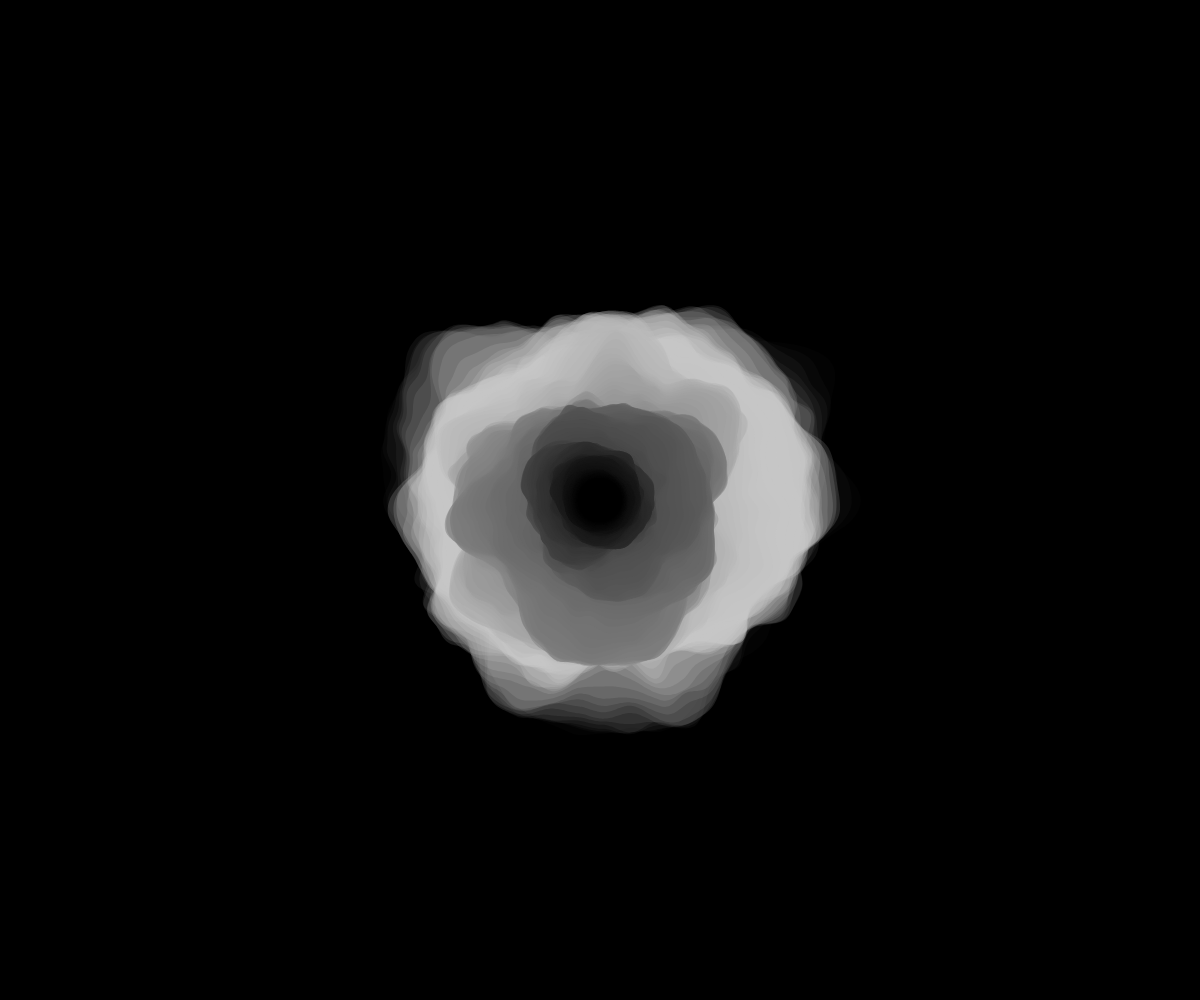
Frame 1 (no input)
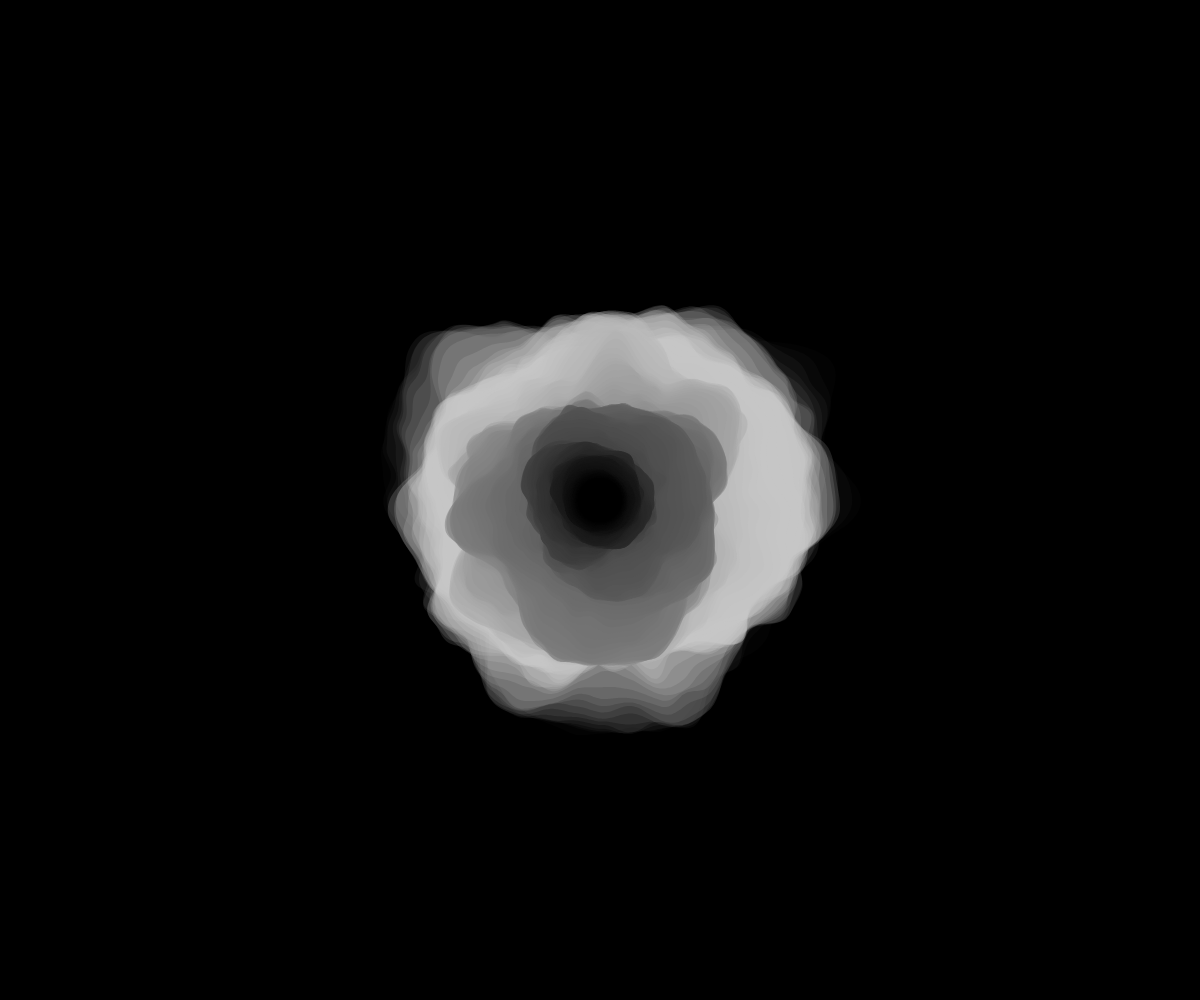
Frame 2 (the mouse pressed at the canvas centre, redrawn once)

The p5.js sketch that drew these frames (run headless with seeded random() and noise() and a simulated clock; the mouse was pressed at the canvas centre and the sketch redrawn once):

// p5.js sketch
// ── sketch.js
let kMax;
let step;
let n = 200; // number of blobs
let radius = 20; // diameter of the circle
let inter = 0.05; // difference between the sizes of two blobs
let maxNoise = 352;

let noiseProg = (x) => (x*x);

function setup() {
    createCanvas(windowWidth, windowHeight);
    colorMode(HSB, 360, 100, 100, 1);
    angleMode(DEGREES);
    noFill();
    noLoop();
    kMax = 1;
    step = 0.05;
    noStroke();
}

function draw() {
    background(1, 1, 0, 1);

    let t = frameCount/400;
    for (let i = n; i > 0; i--) {
        let alpha = 1 - noiseProg(i / n);
        fill((360*alpha / 5) % 360, 0, 100*(1-alpha), alpha);
        let size = radius + i * inter;
        let k = kMax * sqrt(i / n);
        let noisiness = maxNoise * noiseProg(i / n);
        blob(size, width / 2, height / 2, k, i * step + t, noisiness);
    }
}

function blob(size, xCenter, yCenter, k, t, noisiness) {
    beginShape();
    let angleStep = 360 / 500;
    for (let theta = 360; theta > 0; theta -= angleStep) {
        let r1, r2;
        r1 = cos(theta) + 1;
        r2 = sin(theta) + 1;
        let r = size + noise(k * r1, k * r2, t) * noisiness;
        let x = xCenter + r*cos(theta);
        let y = yCenter + r*sin(theta);
        curveVertex(x, y);
    }
    endShape(CLOSE);
}
